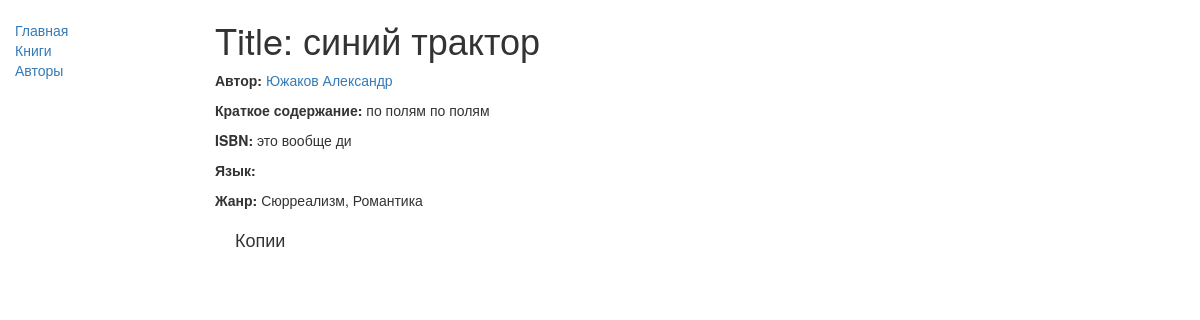
The app's page /catalog/book/4 with its own data.
### catalog/models.py (models this page shows, shortened)
class Book(models.Model):
    DoesNotExist = None
    objects = None
    title = models.CharField(max_length=200)
    author = models.ForeignKey('Author', on_delete=models.SET_NULL, null=True)
    summary = models.TextField(max_length=1000, help_text="Введите краткое описание книги")
    isbn = models.CharField('ISBN',max_length=13, help_text='13 Символов <a href="https://www.isbn-international.org/content/what-isbn">ISBN номер</a>')
    genre = models.ManyToManyField('Genre', help_text="Выберите жанр для этой книги")
    def display_genre(self):
        """
        Creates a string for the Genre. This is required to display genre in Admin.
        """
        return ', '.join([ genre.name for genre in self.genre.all()[:3] ])
    display_genre.short_description = 'Genre'

class Author(models.Model):
    first_name = models.CharField(max_length=100)
    last_name = models.CharField(max_length=100)
    date_of_birth = models.DateField(null=True, blank=True)
    date_of_death = models.DateField('Died', null=True, blank=True)
    def __str__(self):
        return f'{self.last_name} {self.first_name}'

class Genre(models.Model):
    name = models.CharField(max_length=200, help_text="Укажите жанр книги (например, научная фантастика, французская поэзия и т.д.).")
    def __str__(self):
        return self.name

### catalog/views.py (the view, shortened to what this page needs)
# urls.py: url(r'^book/(?P<pk>\d+)$', views.BookDetailView.as_view(), name='book-detail'),
class BookDetailView(generic.DetailView):
    model = Book

### catalog/templates/catalog/book_detail.html (shortened to what this page needs)
{% extends "base_generic.html" %}
{% block content %}
  <h1>Title: {{ book.title }}</h1>
  <p><strong>Автор:</strong> <a href="{% url 'author-detail' book.author.pk %}">{{ book.author }}</a></p>
  <p><strong>Краткое содержание:</strong> {{ book.summary }}</p>
  <p><strong>ISBN:</strong> {{ book.isbn }}</p>
  <p><strong>Язык:</strong> {{ book.language }}</p>
  <p><strong>Жанр:</strong> {% for genre in book.genre.all %} {{ genre }}{% if not forloop.last %}, {% endif %}{% endfor %}</p>
  <div style="margin-left:20px;margin-top:20px">
    <h4>Копии</h4>
  </div>
{% endblock %}

### records on screen
Book: title "синий трактор", author "Южаков Александр", summary "по полям по полям", isbn "это вообще ди"
Genre: name "Сюрреализм"
Genre: name "Романтика"
